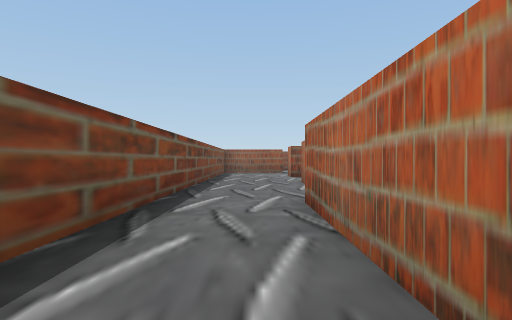
[1] (above)

18 first-person views from a walk through a scene from a Unity 3-D project. The camera is 0.55 m above the floor, looks level and sees 75° across. The floor is counted in squares, 1 m on a side. Each view is taken from the middle of a square. On the plan, view 1 faces up. The plan holds only what a view shows up to about 9 squares ahead; the rest is blank. The place goes on beyond the plan. The player character is not drawn.

[2]
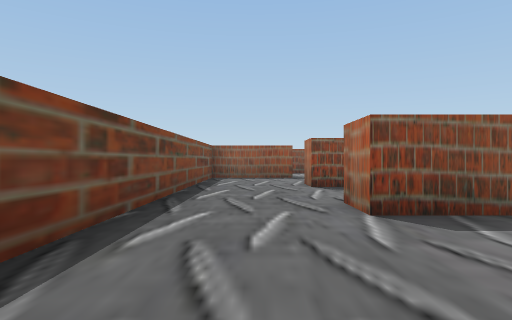

[3]
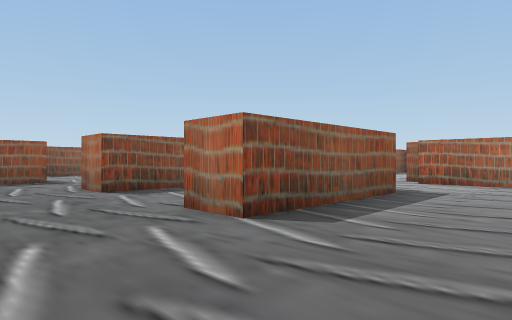

[4]
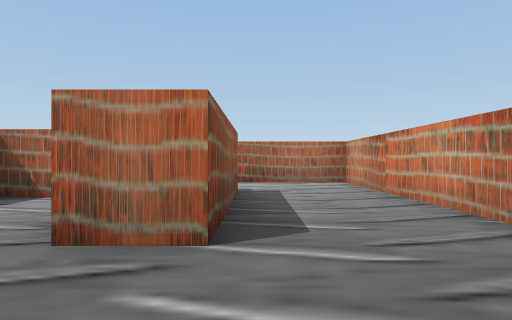

[5]
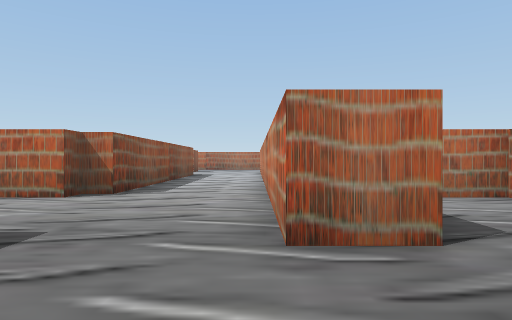

[6]
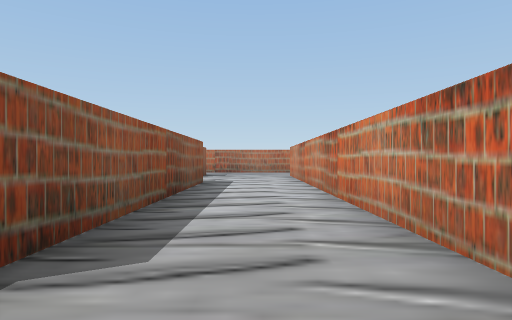

[7]
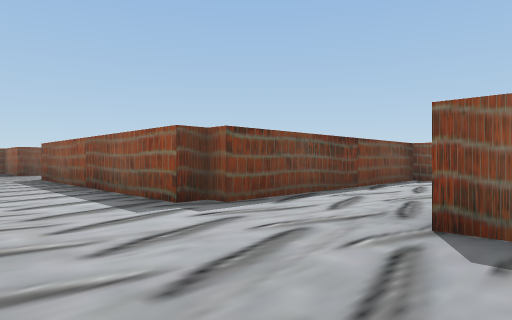

[8]
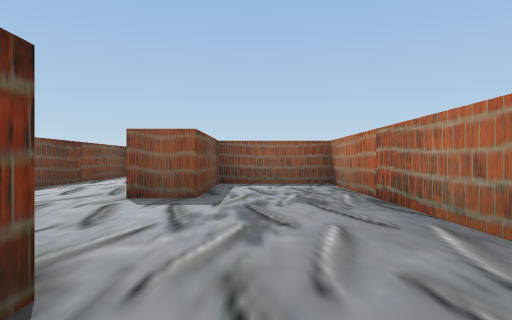

[9]
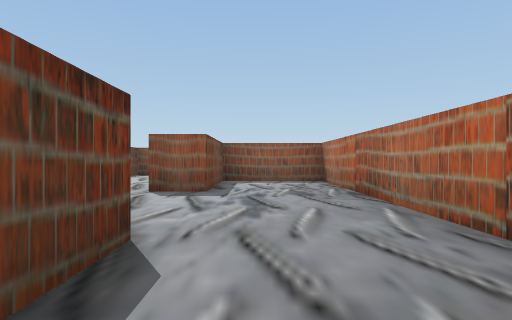

[10]
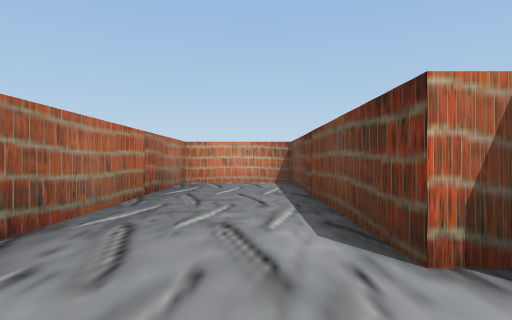

[11]
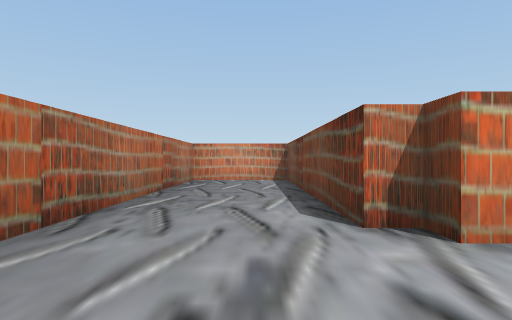

[12]
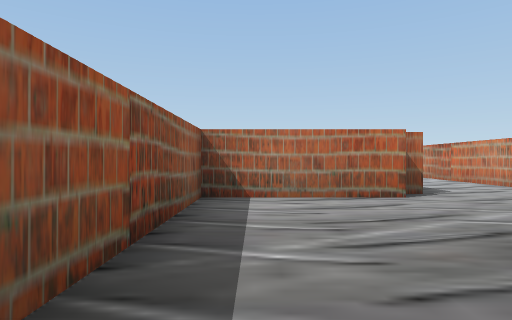

[13]
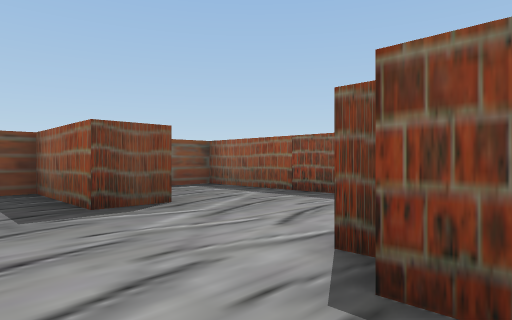

[14]
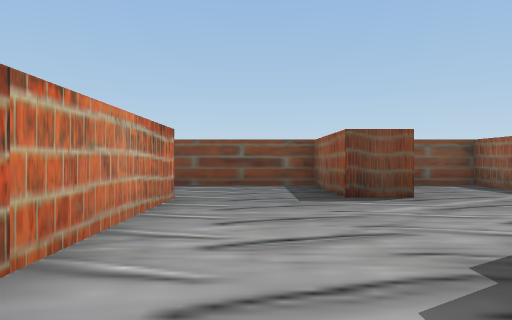

[15]
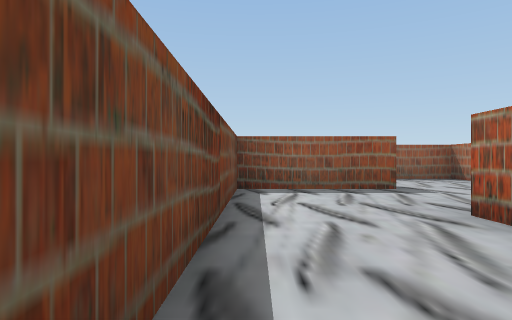

[16]
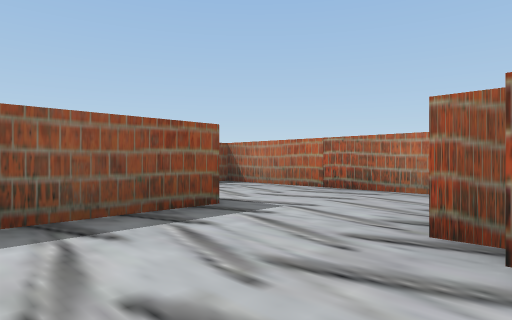

[17]
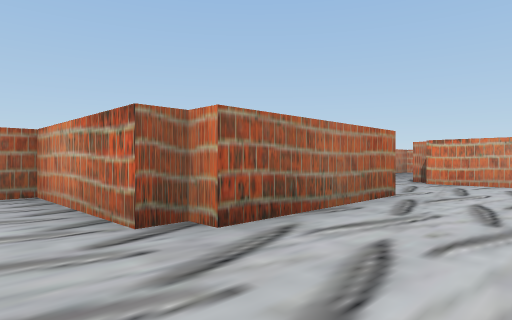

[18]
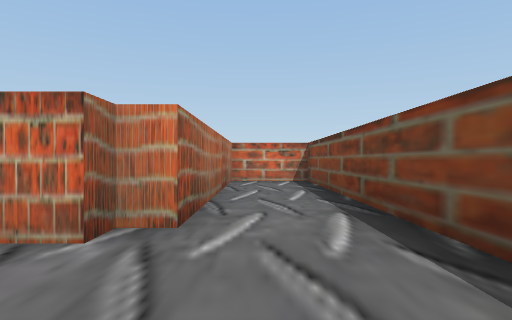

### Floor plan
Points are (right, up) in squares from view 1. A wall is a line through its corners. A room is listed if a view was taken in it or the views show most of it. See-through windows are left out.
Room 1 (views 1, 2, 3, 4, 5, 6, 7, 8, 9, 10, 11, 13, 14, 15, 16, 17, 18)
walls: (2.8, 10.8) (1.1, 10.8) (1.1, 11.8) (14.6, 11.8) (14.6, 11.3) (15.1, 11.3) (15.1, 4.8) (17.7, 4.8) (17.7, 17.8) (15.1, 17.8) (15.1, 14.8) (14.1, 14.8) (14.1, 18.3) (14.6, 18.3) (14.6, 18.8) (17.7, 18.8) (17.7, 23.5); (3.9, 8.2) (3.9, 10.8); (4.6, 7.3) (1.1, 7.3) (1.1, 8.4); (1.1, 15.4) (1.1, 14.3) (-1.4, 14.3) (-1.4, -1.7) (0.6, -1.7) (0.6, 4.3) (1.1, 4.3) (1.1, 4.8) (7.1, 4.8) (7.1, 7.9); (14.8, 21.3) (11.6, 21.3) (11.6, 14.8) (11.3, 14.8) (11.3, 14.3) (4.4, 14.3) (4.4, 14.8) (3.9, 14.8)
ways out: opening at (2.5, 15) to room 2; opening at (6, 8)
Room 2 (view 12)
walls: (3.9, 14.8) (3.9, 17.8) (-1.4, 17.8) (-1.4, 16.5)
ways out: opening at (2.5, 15) to room 1

Positions as (right, up) in squares from view 1, and headings:
1: (0, 0), facing up
2: (0, 4), facing up
3: (-1, 5), facing up-right
4: (-1, 7), facing right
5: (-1, 12), facing right
6: (3, 13), facing right
7: (15, 12), facing up-left
8: (16, 10), facing up
9: (16, 9), facing up
10: (16, 13), facing down
11: (16, 14), facing down
12: (-1, 17), facing right
13: (5, 13), facing up-left
14: (6, 13), facing left
15: (12, 15), facing up
16: (12, 18), facing up-right
17: (12, 20), facing down-right
18: (0, 7), facing down
